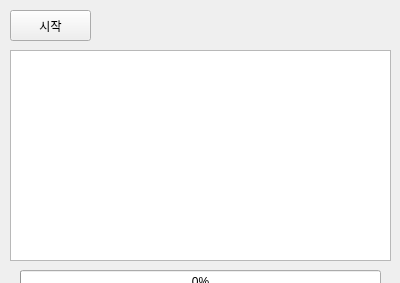
<?xml version="1.0" encoding="UTF-8"?>
<ui version="4.0">
 <class>Form</class>
 <widget class="QWidget" name="Form">
  <property name="geometry">
   <rect>
    <x>0</x>
    <y>0</y>
    <width>400</width>
    <height>283</height>
   </rect>
  </property>
  <property name="windowTitle">
   <string>Form</string>
  </property>
  <widget class="QPushButton" name="btnStart">
   <property name="geometry">
    <rect>
     <x>10</x>
     <y>10</y>
     <width>81</width>
     <height>31</height>
    </rect>
   </property>
   <property name="text">
    <string>시작</string>
   </property>
  </widget>
  <widget class="QTextBrowser" name="txbLog">
   <property name="geometry">
    <rect>
     <x>10</x>
     <y>50</y>
     <width>381</width>
     <height>211</height>
    </rect>
   </property>
  </widget>
  <widget class="QProgressBar" name="pgbTask">
   <property name="geometry">
    <rect>
     <x>20</x>
     <y>270</y>
     <width>361</width>
     <height>23</height>
    </rect>
   </property>
   <property name="value">
    <number>0</number>
   </property>
  </widget>
 </widget>
 <resources/>
 <connections/>
</ui>
